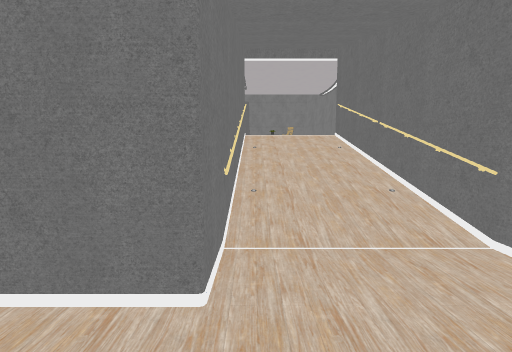
[1] (above)

17 first-person views from a walk through a 3-D level made in the Unity game engine. The camera is 1.5 m above the floor, tilts 6° down and sees 85° across. The floor is counted in squares, 1 m on a side. Each view is taken from the middle of a square. On the plan, view 1 faces up. The plan holds only what a view shows up to about 14 squares ahead; the rest is blank. The place goes on beyond the plan. Some surface patterns are stand-ins.

[2]
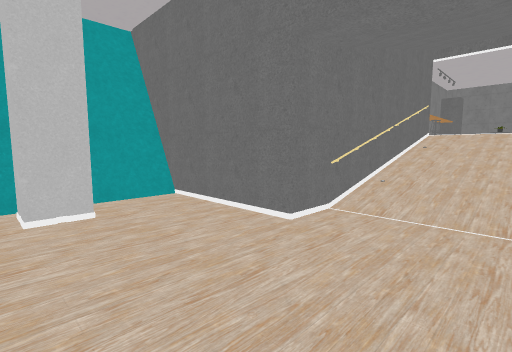

[3]
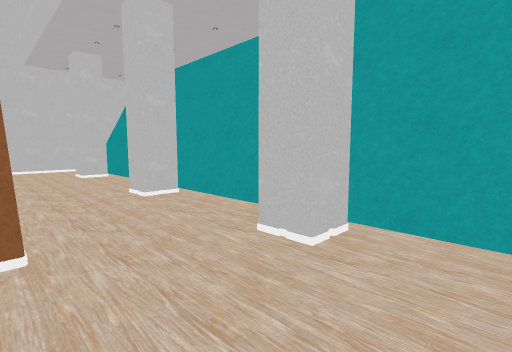

[4]
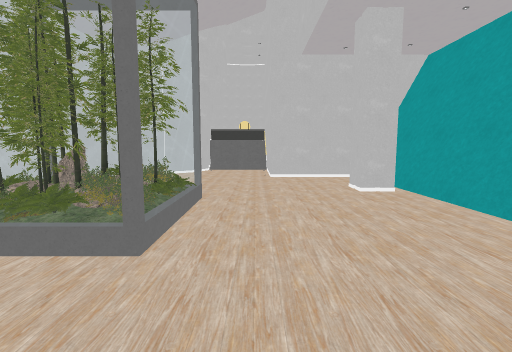

[5]
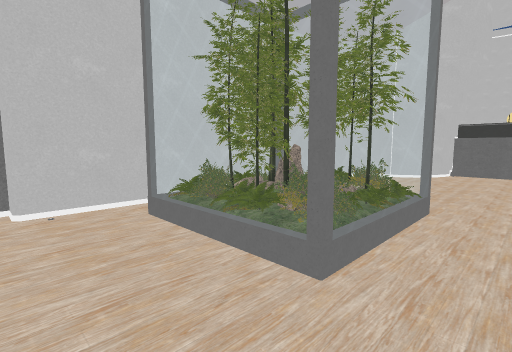

[6]
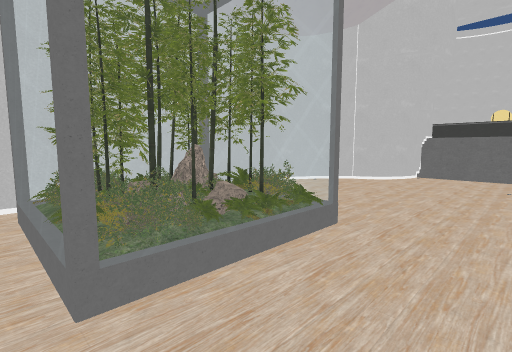

[7]
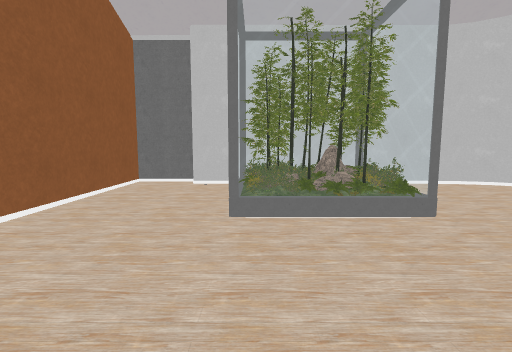

[8]
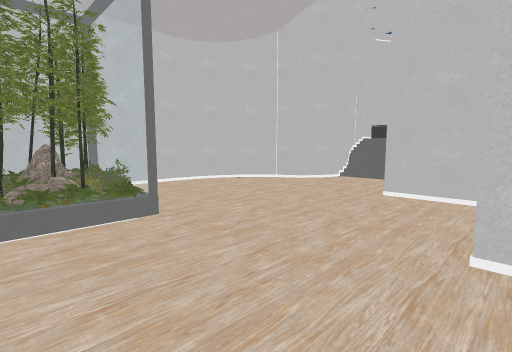

[9]
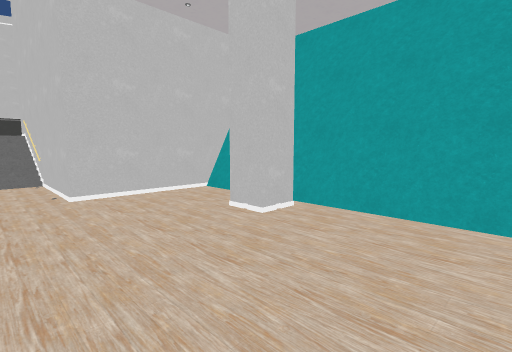

[10]
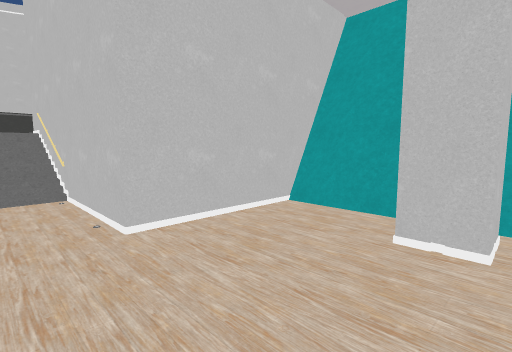

[11]
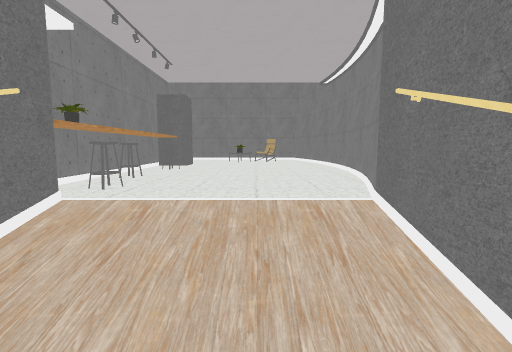

[12]
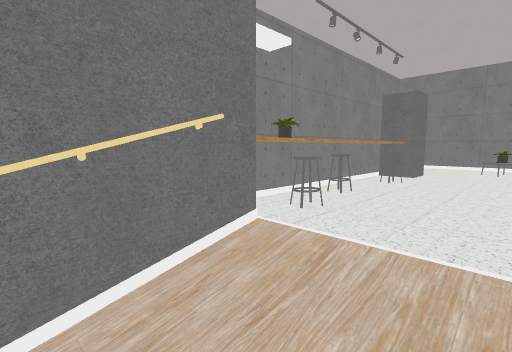

[13]
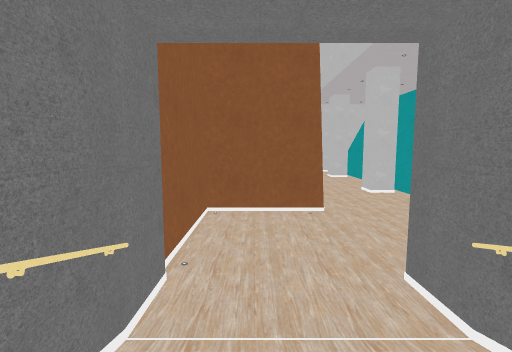

[14]
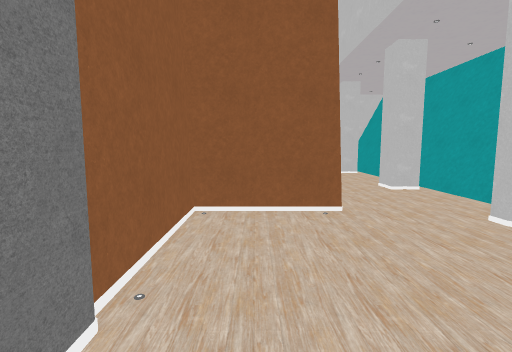

[15]
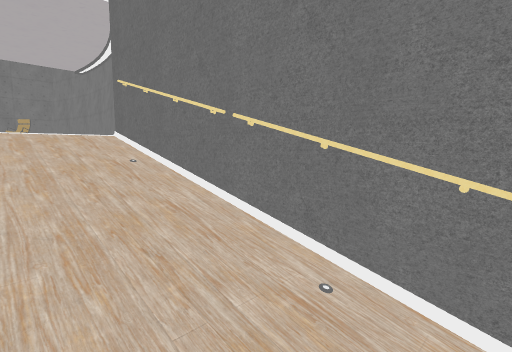

[16]
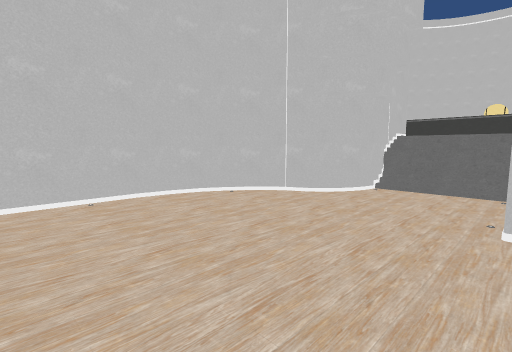

[17]
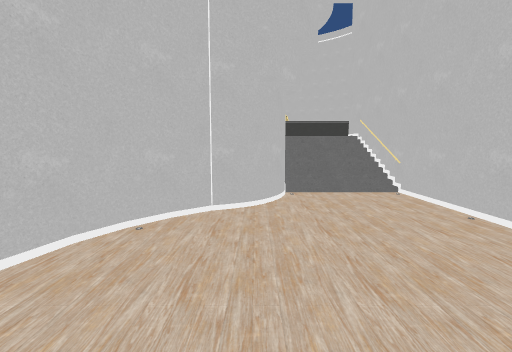

### Floor plan
Key: @ floor where view 1 was taken; # wall or solid block; . main floor; : floor 1.25 m higher than the main floor; + floor 1.5 m higher than the main floor; * floor 1.75 m higher than the main floor; % floor 2 m higher than the main floor; / step, stairs or slope; = window, fence, low wall or low ledge; S stool; R railing; P pillar; C chair; T pot; O other object.
Columns run from 6 left of view 1 to 8 right of it. Each row starts with its distance up from view 1.
 23           #O
 22        OCC#O
 21            O
 20      P     #
 19      P     #
 18      S     O
 17      S     O
 16      O     O
 15      S    #O
 14      TS   #O
 13      O%%%%#O
 12      #////#
 11      #*//*#
 10      #+//+#
  9      #://:#
  8      #////#
  7      #R//R#
  6      #R//R#
  5      #R//R#
  4      #....#
  3 #=####....#
  2 ##........#
  1 #=........#
  0 ##P...@...#
 -1 #PP.......#
 -2 #=........#
 -3 #=....#########
 -4 #=............#
 -5 #=............#
 -6 ##P..........##
 -7 #PP..........#
 -8 # ......OOOOO#
 -9 #=......OOOOO#
-10 #=......OOOOO#
-11 #=......OOOOO#
-12 #=......OOOO.#
-13 ##P..........#
-14 #PP..........#
-15 #=...........#
-16 #=...........#
-17 #=...........#
-18 ######......##
-19      #......#
-20      #....###
-21      #...##
-22      #///#
-23      O///#
-24      O////
-25      O////#
-26        ***
-27          ##

Where each view was taken, in squares from view 1:
view 1: 0 up, 0 right, facing up
view 2: 2 down, 3 right, facing up-left
view 3: 2 up, 0 right, facing down-left
view 4: 4 down, 0 right, facing down
view 5: 5 down, 0 right, facing down-right
view 6: 7 down, 1 left, facing down-right
view 7: 8 down, 4 left, facing right
view 8: 9 down, 4 left, facing down-right
view 9: 9 down, 1 right, facing down-left
view 10: 13 down, 1 right, facing down-left
view 11: 9 up, 2 right, facing up
view 12: 10 up, 2 right, facing up-left
view 13: 7 up, 2 right, facing down
view 14: 5 up, 2 right, facing down
view 15: 5 up, 1 right, facing up-right
view 16: 12 down, 1 left, facing down-right
view 17: 13 down, 4 right, facing down
